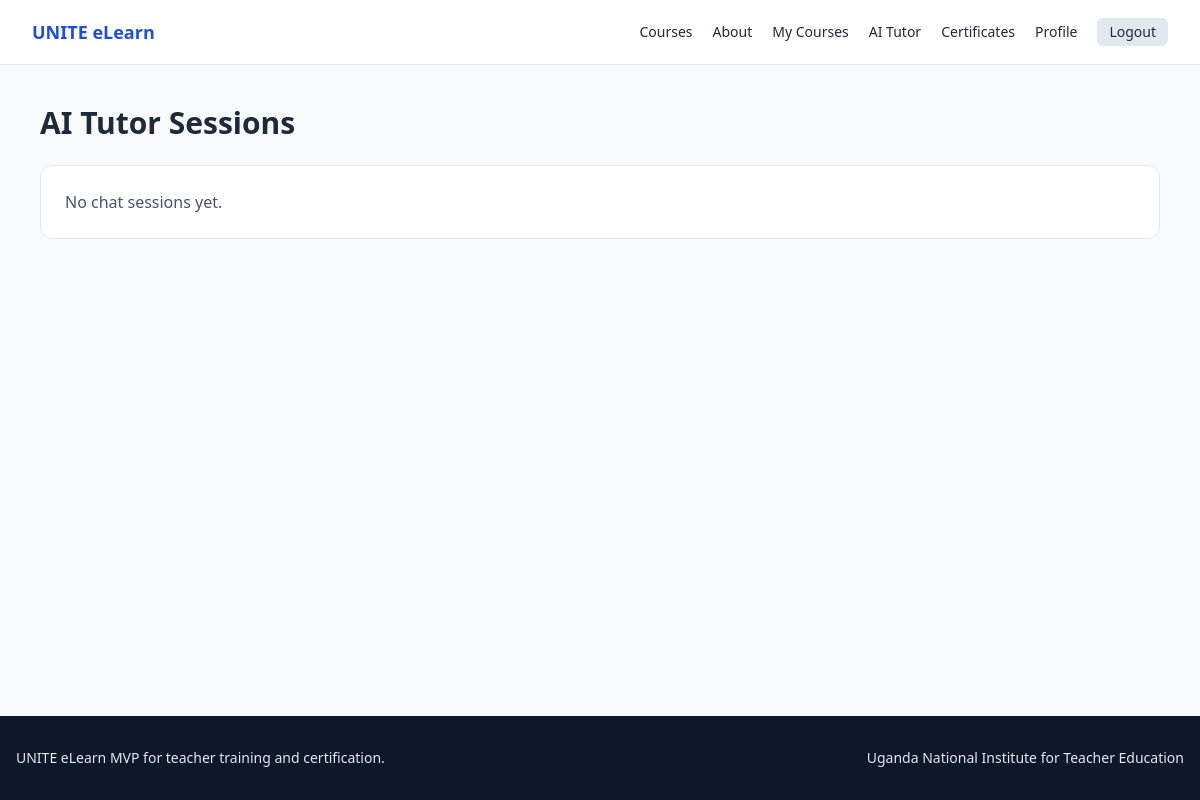
Page /ai/history/ (signed in) on the earlier database version.
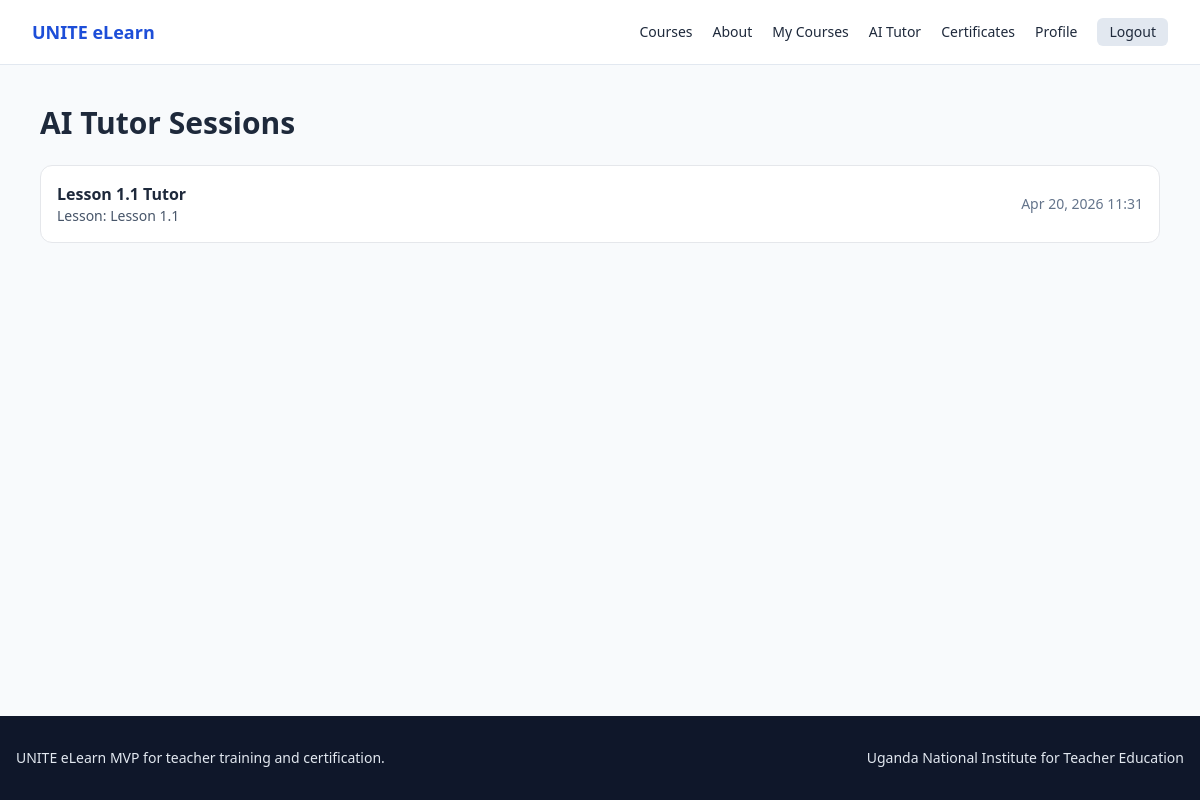
Same page on the later database version.
### ai_tutor/models.py (models this page shows, shortened)
class ChatSession(models.Model):
    user = models.ForeignKey(User, on_delete=models.CASCADE, related_name="chat_sessions")
    course = models.ForeignKey(Course, on_delete=models.SET_NULL, null=True, blank=True, related_name="chat_sessions")
    lesson = models.ForeignKey(Lesson, on_delete=models.SET_NULL, null=True, blank=True, related_name="chat_sessions")
    title = models.CharField(max_length=255, blank=True)
    created_at = models.DateTimeField(auto_now_add=True)
    updated_at = models.DateTimeField(auto_now=True)
    class Meta:
        ordering = ["-updated_at"]

### courses/models.py (models this page shows, shortened)
class Lesson(models.Model):
    TYPE_VIDEO = "video"
    TYPE_READING = "reading"
    TYPE_ASSIGNMENT = "assignment"
    TYPE_CHOICES = [
        (TYPE_VIDEO, "Video"),
        (TYPE_READING, "Reading"),
        (TYPE_ASSIGNMENT, "Assignment"),
    ]
    module = models.ForeignKey(Module, on_delete=models.CASCADE, related_name="lessons")
    title = models.CharField(max_length=255)
    order = models.PositiveIntegerField(default=1)
    lesson_type = models.CharField(max_length=20, choices=TYPE_CHOICES, default=TYPE_READING)
    duration_minutes = models.PositiveIntegerField(null=True, blank=True)
    content = models.TextField()
    summary = models.TextField(blank=True)
    ai_summary = models.TextField(blank=True)
    ai_keywords = models.TextField(blank=True)
    video_url = models.URLField(blank=True)
    downloadable_material_url = models.URLField(blank=True)
    class Meta:
        ordering = ["module", "order", "id"]

### ai_tutor/views.py (the view)
# urls.py: path("ai/history/", views.chat_history_view, name="history"),
@login_required
def chat_history_view(request):
    sessions = ChatSession.objects.filter(user=request.user).select_related("course", "lesson")
    return render(request, "ai_tutor/history.html", {"sessions": sessions})

### ai_tutor/templates/ai_tutor/history.html (shortened to what this page needs)
{% extends 'base.html' %}
{% block content %}
<div class="max-w-6xl mx-auto px-4 py-10">
    <h1 class="text-3xl font-bold mb-6">AI Tutor Sessions</h1>
    <div class="space-y-3">
        {% for session in sessions %}
            <a href="{% url 'ai_tutor:chat' %}?session_id={{ session.id }}" class="block bg-white border rounded-xl p-4 hover:bg-slate-50">
                <div class="flex justify-between items-center">
                    <div>
                        <p class="font-semibold">{{ session.title|default:'AI Tutor Session' }}</p>
                        <p class="text-sm text-slate-600">
                            {% if session.lesson %}Lesson: {{ session.lesson.title }}{% elif session.course %}Course: {{ session.course.title }}{% else %}General{% endif %}
                        </p>
                    </div>
                    <p class="text-sm text-slate-500">{{ session.updated_at|date:"M d, Y H:i" }}</p>
                </div>
            </a>
        {% empty %}
            <div class="bg-white border rounded-xl p-6 text-slate-600">No chat sessions yet.</div>
        {% endfor %}
    </div>
</div>
{% endblock %}

Differences in the rows shown:
added ChatSession: title "Lesson 1.1 Tutor", lesson "Lesson 1.1", updated_at "Apr 20, 2026 11:31"
Other differences:
text no longer shown: "No chat sessions yet."
